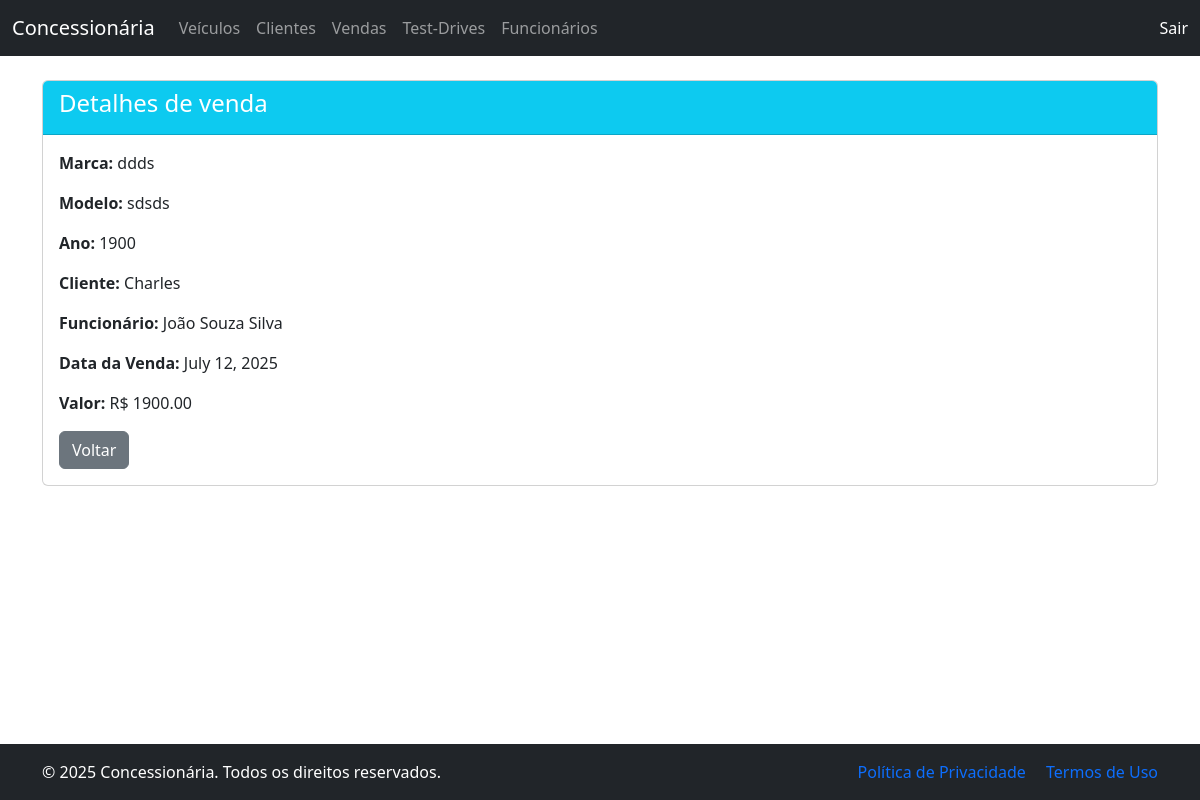
Page /vendas/detalhes/2/ on the committed database.
### vendas/models.py (models this page shows, shortened)
class Venda(models.Model):
    veiculo = models.ForeignKey(Veiculo, on_delete=models.PROTECT)
    cliente = models.ForeignKey(Cliente, on_delete=models.PROTECT)
    funcionario = models.ForeignKey(Funcionario, on_delete=models.PROTECT)
    data = models.DateField(auto_now_add=True)
    valor = models.DecimalField(max_digits=10, decimal_places=2)

### veiculos/models.py (models this page shows, shortened)
class Veiculo(models.Model):
    marca = models.CharField(max_length=100)
    modelo = models.CharField(max_length=100)
    ano = models.IntegerField()
    preco = models.DecimalField(max_digits=10, decimal_places=2)
    quilometragem = models.PositiveIntegerField()
    cor = models.CharField(max_length=50)
    disponivel = models.BooleanField(default=True)

### clientes/models.py (models this page shows, shortened)
class Cliente(models.Model):
    nome = models.CharField(max_length=100)
    CPF = models.CharField(max_length=14, unique=True)
    contato = models.CharField(max_length=100)

### funcionarios/models.py (models this page shows, shortened)
class Funcionario(models.Model):
    nome = models.CharField(max_length=100)
    permissao = models.CharField(max_length=20, choices=[('admin', 'Administrador'), ('vendedor', 'Vendedor')])

### vendas/views.py (the view)
# urls.py: path('detalhes/<int:id>/', views.detalhes_venda, name='detalhes_venda'),
def detalhes_venda(request, id):
    venda = get_object_or_404(Venda, id=id)
    return render(request, 'vendas/detalhes_venda.html', {'venda': venda})

### templates/vendas/detalhes_venda.html (shortened to what this page needs)
{% extends 'base.html' %}
{% block content %}
<div class="card mt-4">
    <div class="card-header bg-info text-white">
        <h4>Detalhes de venda{{ veiculo.modelo }}</h4>
    </div>
    <div class="card-body">
        <p><strong>Marca:</strong> {{ venda.veiculo.marca }}</p>
        <p><strong>Modelo:</strong> {{ venda.veiculo.modelo }}</p>
        <p><strong>Ano:</strong> {{ venda.veiculo.ano }}</p>
        <p><strong>Cliente:</strong> {{ venda.cliente.nome }}</p>
        <p><strong>Funcionário:</strong> {{ venda.funcionario.nome }}</p>
        <p><strong>Data da Venda:</strong> {{ venda.data }}</p>
        <p><strong>Valor:</strong> R$ {{ venda.valor }}</p>
        <a href="{% url 'lista_vendas' %}" class="btn btn-secondary">Voltar</a>
    </div>
</div>
{% endblock %}

### rows in the picture
Venda: veiculo.marca "ddds", veiculo.modelo "sdsds", veiculo.ano "1900", cliente.nome "Charles", funcionario.nome "João Souza Silva", data "July 12, 2025", valor "1900.00"
